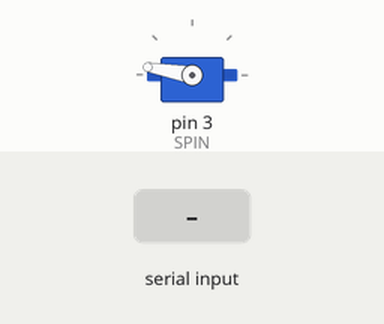
Simulated run of this sketch. Board: Arduino Uno, built with avr-gcc and run on an emulated ATmega328P. Shown: servo. The test bench sets the inputs (shaded band).

Above: at 1.2 s.
1.3 s: "s90\n" received over Serial
At 2.5 s:
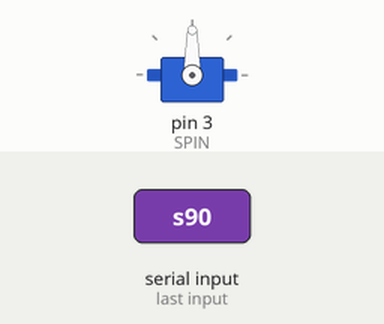
2.8 s: byte 115 ('s') received over Serial
At 4.7 s:
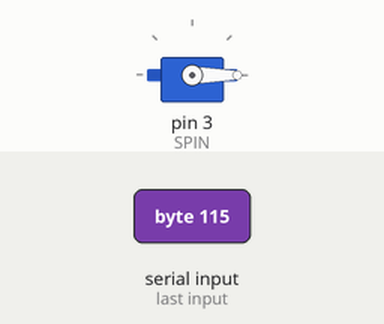
5.3 s: "s,45\n" received over Serial
At 5.6 s:
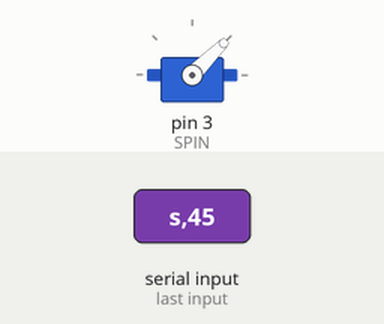
6.8 s: "s\n" received over Serial
At 8.8 s:
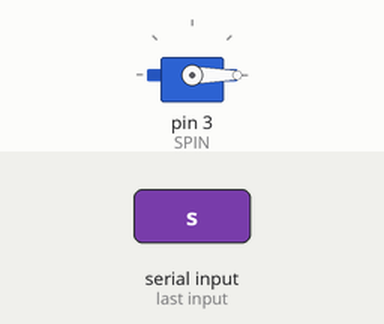
Timing chart, 0 to 10.3 s (numbered marks = the images above; inputs shaded):
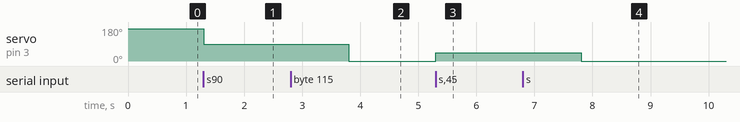

The sketch:

servo.ino
```cpp
/*
 * Polyhedral Dice Statistical Analysis (Diceview)
 *
 * @Company
 *   Diceview Team
 *
 * @File Name
 *   servo.ino
 *
 * @Summary
 *   Serial servo controller.
 */

#include <Servo.h>

#define SPIN 3


Servo servo;

int smin = 899;
int smax = 2077;
int sang = 170;


void setup ()
{
	servo.attach(SPIN, smin, smax);
	servo.write(sang);
	Serial.begin(115200);
}

void loop ()
{
	char sbyte = '\0';
	while (!isalpha(sbyte))
	{
		if (!Serial.available())
		{
			delay(10);
		}
		sbyte = Serial.read();
	}

	switch (sbyte)
	{
		case 's':
			sang = Serial.parseInt();
			servo.write(sang);
			Serial.write('\n');
			break;

		case 'l':
			smin = Serial.parseInt();
			servo.detach();
			servo.attach(SPIN, smin, smax);
			servo.write(sang);
			Serial.write('\n');
			break;

		case 'u':
			smax = Serial.parseInt();
			servo.detach();
			servo.attach(SPIN, smin, smax);
			servo.write(sang);
			Serial.write('\n');
			break;
	}
}
```

Measured:
- after the input at 1.3 s, servo on pin 3 (SPIN): 170° → 90° at once
- after the input at 2.8 s, servo on pin 3 (SPIN): 90° → 0° after 1.0 s
- after the input at 5.3 s, servo on pin 3 (SPIN): 0° → 45° at once
- after the input at 6.8 s, servo on pin 3 (SPIN): 45° → 0° after 1.0 s
